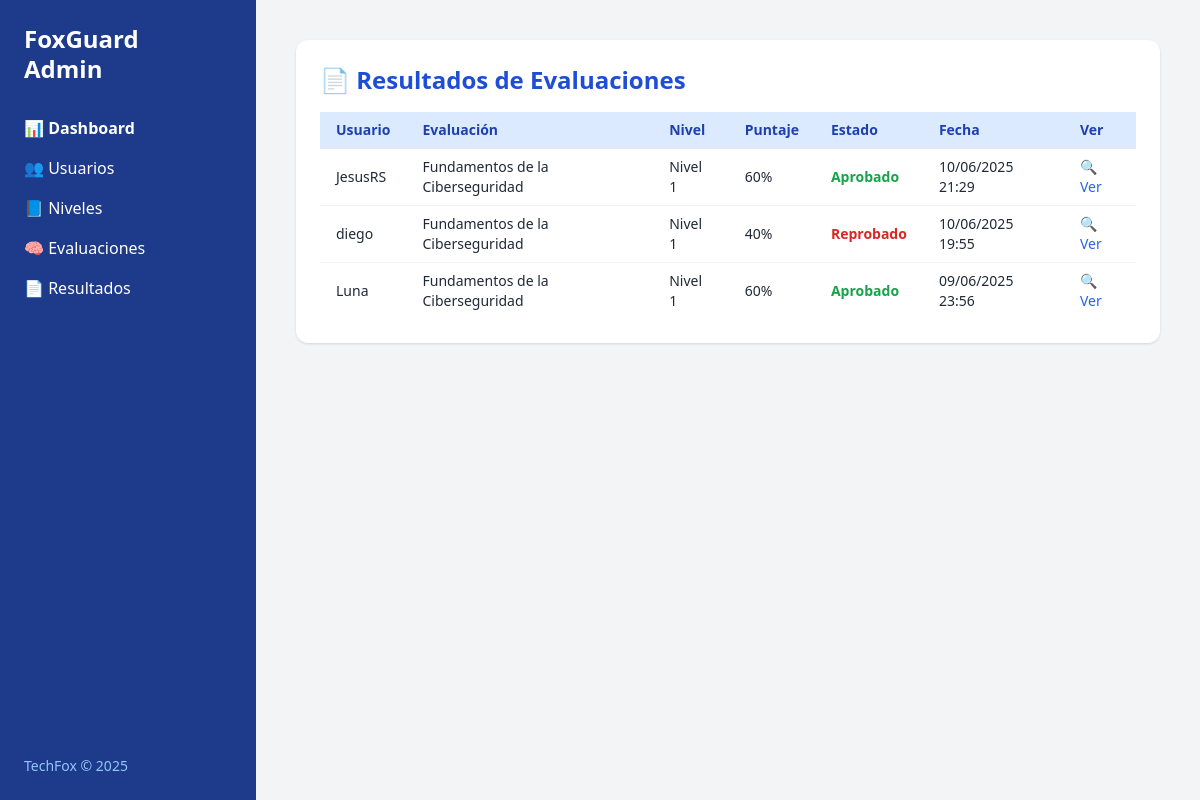
Page /admin-panel/resultados/ (signed in) on the committed database.
### core/models.py (models this page shows, shortened)
class ResultadoEvaluacion(models.Model):
    usuario = models.ForeignKey(Usuario, on_delete=models.CASCADE)
    evaluacion = models.ForeignKey(Evaluacion, on_delete=models.CASCADE)
    puntaje_obtenido = models.IntegerField()
    aprobado = models.BooleanField(default=False)
    fecha = models.DateTimeField(auto_now_add=True)
    respuestas_usuario = models.ManyToManyField('Respuesta', blank=True)

class Usuario(AbstractUser):
    is_admin = models.BooleanField(default=False)

class Evaluacion(models.Model):
    nivel = models.OneToOneField('Nivel', on_delete=models.CASCADE, related_name='evaluacion')
    titulo = models.CharField(max_length=200)
    descripcion = models.TextField(blank=True)
    intentos_maximos = models.PositiveIntegerField(default=3)
    puntaje_minimo_aprobacion = models.PositiveIntegerField(default=70)

class Nivel(models.Model):
    titulo = models.CharField(max_length=100)
    descripcion = models.TextField()
    orden = models.PositiveIntegerField(unique=True)
    desbloqueado_por = models.ForeignKey('self', null=True, blank=True, on_delete=models.SET_NULL)

### core/views.py (the view)
# urls.py: path('admin-panel/resultados/', views.admin_evaluation_results, name='admin_evaluation_results'),
@login_required
@user_passes_test(es_admin)
def admin_evaluation_results(request):
    resultados = ResultadoEvaluacion.objects.select_related('usuario', 'evaluacion').order_by('-fecha')
    return render(request, 'core/admin/evaluation_result.html', {
        'resultados': resultados
    })

### core/views.py (called while the page is built)
def es_admin(user):
    return user.is_authenticated and user.is_admin

### core/templates/core/admin/evaluation_result.html (shortened to what this page needs)
{% load static %}
<!DOCTYPE html>
<html lang="es">
<head>
  <script src="https://cdn.tailwindcss.com"></script>
</head>
<body class="bg-gray-100 text-gray-800">
<div class="flex h-screen overflow-hidden">
  <aside class="w-64 bg-blue-900 text-white flex flex-col justify-between">
    <div class="p-6">
      <h1 class="text-2xl font-bold mb-8 leading-tight">FoxGuard<br>Admin</h1>
        <nav class="space-y-4 text-base">
          <a href="{% url 'admin_panel' %}" class="block text-white font-semibold">📊 Dashboard</a>
          <a href="{% url 'admin_users' %}" class="block hover:text-blue-200">👥 Usuarios</a>
          <a href="{% url 'admin_levels' %}" class="block hover:text-blue-200">📘 Niveles</a>
          <a href="#" class="block hover:text-blue-200">🧠 Evaluaciones</a>
          <a href="{% url 'admin_evaluation_results' %}" class="block hover:text-blue-200">📄 Resultados</a>
        </nav>
    </div>
    <footer class="p-6 text-sm text-blue-300">
      TechFox © 2025
    </footer>
  </aside>
  <main class="flex-1 p-10 overflow-auto space-y-6">
    <section class="bg-white rounded-xl shadow p-6">
      <h2 class="text-2xl font-semibold text-blue-700 mb-4">📄 Resultados de Evaluaciones</h2>
      <table class="w-full text-sm divide-y divide-gray-200">
        <thead class="bg-blue-100 text-blue-800">
          <tr>
            <th class="text-left py-2 px-4">Usuario</th>
            <th class="text-left py-2 px-4">Evaluación</th>
            <th class="text-left py-2 px-4">Nivel</th>
            <th class="text-left py-2 px-4">Puntaje</th>
            <th class="text-left py-2 px-4">Estado</th>
            <th class="text-left py-2 px-4">Fecha</th>
            <th class="text-left py-2 px-4">Ver</th>
          </tr>
        </thead>
        <tbody class="divide-y divide-gray-100">
          {% for r in resultados %}
          <tr>
            <td class="py-2 px-4 font-medium">{{ r.usuario.username }}</td>
            <td class="py-2 px-4">{{ r.evaluacion.titulo }}</td>
            <td class="py-2 px-4">Nivel {{ r.evaluacion.nivel.orden }}</td>
            <td class="py-2 px-4">{{ r.puntaje_obtenido }}%</td>
            <td class="py-2 px-4">
              {% if r.aprobado %}
                <span class="text-green-600 font-semibold">Aprobado</span>
              {% else %}
                <span class="text-red-600 font-semibold">Reprobado</span>
              {% endif %}
            </td>
            <td class="py-2 px-4">{{ r.fecha|date:"d/m/Y H:i" }}</td>
            <td class="py-2 px-4">
              <a href="{% url 'admin_view_evaluation_result' r.id %}" class="text-blue-600 hover:underline text-sm">🔍 Ver</a>
            </td>
          </tr>
          {% empty %}
          <tr><td colspan="7" class="text-center text-gray-400 py-4">No hay resultados aún.</td></tr>
          {% endfor %}
        </tbody>
      </table>
    </section>
  </main>
</div>
</body>
</html>

### rows in the picture
ResultadoEvaluacion: usuario.username "JesusRS", evaluacion.titulo "Fundamentos de la Ciberseguridad", evaluacion.nivel.orden "1", puntaje_obtenido "60", aprobado "Aprobado", fecha "10/06/2025 21:29"
ResultadoEvaluacion: usuario.username "diego", evaluacion.titulo "Fundamentos de la Ciberseguridad", evaluacion.nivel.orden "1", puntaje_obtenido "40", aprobado "Reprobado", fecha "10/06/2025 19:55"
ResultadoEvaluacion: usuario.username "Luna", evaluacion.titulo "Fundamentos de la Ciberseguridad", evaluacion.nivel.orden "1", puntaje_obtenido "60", aprobado "Aprobado", fecha "09/06/2025 23:56"
